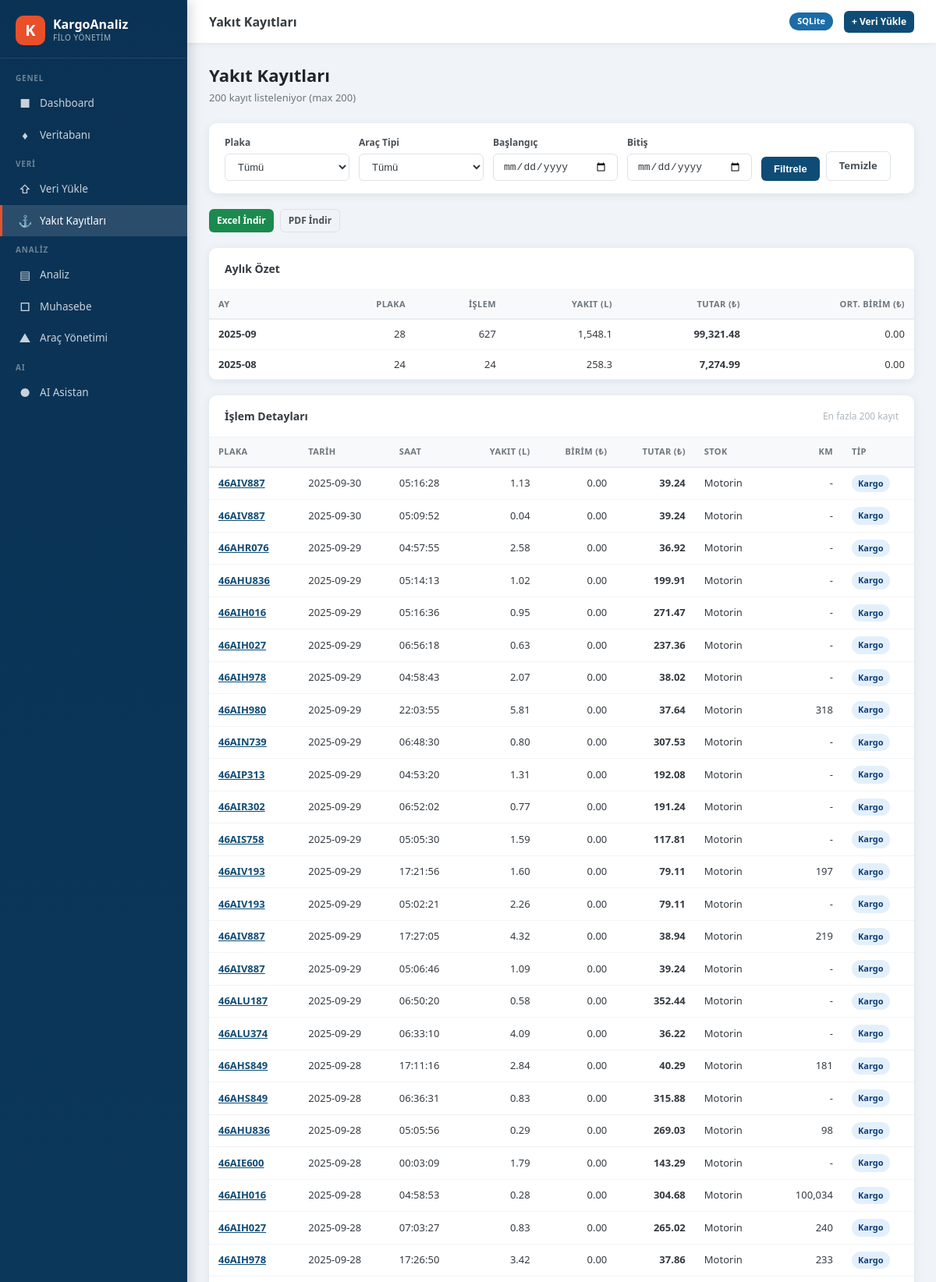
Page /yakit (upper part) on the committed database.
### tables this page shows
CREATE TABLE yakit (
            id INTEGER PRIMARY KEY AUTOINCREMENT,
            plaka TEXT NOT NULL,
            islem_tarihi TEXT,
            saat TEXT,
            yakit_miktari REAL,
            birim_fiyat REAL,
            satir_tutari REAL,
            stok_adi TEXT,
            km_bilgisi REAL,
            created_at TEXT DEFAULT (datetime('now'))
        );

CREATE TABLE araclar (
            id INTEGER PRIMARY KEY AUTOINCREMENT,
            plaka TEXT UNIQUE NOT NULL,
            sahip TEXT DEFAULT 'Bizim',
            arac_tipi TEXT DEFAULT 'Kargo',
            aktif INTEGER DEFAULT 1,
            notlar TEXT,
            created_at TEXT DEFAULT (datetime('now'))
        );

### app.py (the view)
@app.route('/yakit')
def yakit():
    plaka = request.args.get('plaka')
    baslangic = request.args.get('baslangic')
    bitis = request.args.get('bitis')
    arac_tipi = request.args.get('arac_tipi')
    veriler = get_yakit_data(plaka, baslangic, bitis, arac_tipi)
    plakalar = get_plaka_listesi()
    aylik = get_yakit_aylik_ozet(arac_tipi)
    return render_template('yakit.html',
                           veriler=veriler[:200],
                           plakalar=plakalar,
                           aylik=aylik,
                           filters={'plaka': plaka, 'baslangic': baslangic, 'bitis': bitis, 'arac_tipi': arac_tipi})

### database.py (called while the page is built)
def get_connection():
    conn = sqlite3.connect(DB_PATH, timeout=30, check_same_thread=False)
    conn.row_factory = sqlite3.Row
    conn.execute("PRAGMA journal_mode=WAL")
    conn.execute("PRAGMA synchronous=NORMAL")
    conn.execute("PRAGMA busy_timeout=30000")
    return conn

def get_yakit_data(plaka=None, baslangic=None, bitis=None, arac_tipi=None):
    conn = get_connection()
    cursor = conn.cursor()
    query = '''
        SELECT y.*, a.arac_tipi, a.sahip
        FROM yakit y
        LEFT JOIN araclar a ON y.plaka = a.plaka
        WHERE y.yakit_miktari > 0
    '''
    params = []
    if plaka:
        query += " AND y.plaka = ?"
        params.append(plaka)
    if baslangic:
        query += " AND y.islem_tarihi >= ?"
        params.append(baslangic)
    if bitis:
        query += " AND y.islem_tarihi <= ?"
        params.append(bitis)
    if arac_tipi:
        query += " AND a.arac_tipi = ?"
        params.append(arac_tipi)
    query += " ORDER BY y.islem_tarihi DESC"
    cursor.execute(query, params)
    rows = cursor.fetchall()
    conn.close()
    return [dict(r) for r in rows]

def get_yakit_aylik_ozet(arac_tipi=None):
    conn = get_connection()
    cursor = conn.cursor()
    query = '''
        SELECT
            strftime('%Y-%m', y.islem_tarihi) as ay,
            COUNT(*) as islem_sayisi,
            SUM(y.yakit_miktari) as toplam_yakit,
            SUM(y.satir_tutari) as toplam_tutar,
            COUNT(DISTINCT y.plaka) as plaka_sayisi,
            AVG(y.birim_fiyat) as ort_birim_fiyat
        FROM yakit y
        LEFT JOIN araclar a ON y.plaka = a.plaka
        WHERE y.yakit_miktari > 0
    '''
    params = []
    if arac_tipi:
        query += " AND a.arac_tipi = ?"
        params.append(arac_tipi)
    query += " GROUP BY strftime('%Y-%m', y.islem_tarihi) ORDER BY ay DESC"
    cursor.execute(query, params)
    rows = cursor.fetchall()
    conn.close()
    return [dict(r) for r in rows]

def get_plaka_listesi():
    conn = get_connection()
    cursor = conn.cursor()
    cursor.execute('''
        SELECT DISTINCT y.plaka, a.arac_tipi, a.sahip, a.aktif
        FROM yakit y
        LEFT JOIN araclar a ON y.plaka = a.plaka
        ORDER BY y.plaka
    ''')
    rows = cursor.fetchall()
    conn.close()
    return [dict(r) for r in rows]

### templates/yakit.html (shortened to what this page needs)
{% extends "base.html" %}
{% block topbar_title %}Yakıt Kayıtları{% endblock %}
{% block content %}
<div class="page-header">
    <h1>Yakıt Kayıtları</h1>
    <p>{{ veriler|length }} kayıt listeleniyor (max 200)</p>
</div>
<form method="GET" class="filter-bar">
    <div class="form-group">
        <label class="form-label">Plaka</label>
        <select name="plaka" class="form-control">
            <option value="">Tümü</option>
        </select>
    </div>
    <div class="form-group">
        <label class="form-label">Araç Tipi</label>
        <select name="arac_tipi" class="form-control">
            <option value="">Tümü</option>
        </select>
    </div>
    <div class="form-group">
        <label class="form-label">Başlangıç</label>
        <input type="date" name="baslangic" class="form-control" value="{{ filters.baslangic or '' }}">
    </div>
    <div class="form-group">
        <label class="form-label">Bitiş</label>
        <input type="date" name="bitis" class="form-control" value="{{ filters.bitis or '' }}">
    </div>
    <div class="form-group" style="display:flex;align-items:flex-end;gap:8px;">
        <button type="submit" class="btn btn-primary">Filtrele</button>
        <a href="/yakit" class="btn btn-outline">Temizle</a>
    </div>
</form>
<div class="export-bar">
    <a href="/export/excel?tip=yakit" class="btn btn-success btn-sm">
        Excel İndir
    </a>
    <a href="/export/pdf?tip=yakit" class="btn btn-outline btn-sm">
        PDF İndir
    </a>
</div>
{% if aylik %}
<div class="card" style="margin-bottom:20px;">
    <div class="card-header"><div class="card-title">Aylık Özet</div></div>
    <div class="card-body" style="padding:0;">
        <div class="table-wrap">
            <table>
                <thead>
                    <tr>
                        <th>Ay</th>
                        <th class="text-right">Plaka</th>
                        <th class="text-right">İşlem</th>
                        <th class="text-right">Yakıt (L)</th>
                        <th class="text-right">Tutar (₺)</th>
                        <th class="text-right">Ort. Birim (₺)</th>
                    </tr>
                </thead>
                <tbody>
                {% for a in aylik %}
                <tr>
                    <td><strong>{{ a.ay }}</strong></td>
                    <td class="text-right">{{ a.plaka_sayisi }}</td>
                    <td class="text-right">{{ a.islem_sayisi }}</td>
                    <td class="text-right">{{ "{:,.1f}".format(a.toplam_yakit or 0) }}</td>
                    <td class="text-right"><strong>{{ "{:,.2f}".format(a.toplam_tutar or 0) }}</strong></td>
                    <td class="text-right">{{ "{:.2f}".format(a.ort_birim_fiyat or 0) }}</td>
                </tr>
                {% endfor %}
                </tbody>
            </table>
        </div>
    </div>
</div>
{% endif %}
<div class="card">
    <div class="card-header">
        <div class="card-title">İşlem Detayları</div>
        <div style="font-size:12px;color:var(--neutral-500);">En fazla 200 kayıt</div>
    </div>
    <div class="card-body" style="padding:0;">
        {% if veriler %}
        <div class="table-wrap">
            <table>
                <thead>
                    <tr>
                        <th>Plaka</th>
                        <th>Tarih</th>
                        <th>Saat</th>
                        <th class="text-right">Yakıt (L)</th>
                        <th class="text-right">Birim (₺)</th>
                        <th class="text-right">Tutar (₺)</th>
                        <th>Stok</th>
                        <th class="text-right">KM</th>
                        <th>Tip</th>
                    </tr>
                </thead>
                <tbody>
                {% for v in veriler %}
                <tr>
                    <td><a href="/araclar/{{ v.plaka }}" style="color:var(--primary);font-weight:600;">{{ v.plaka }}</a></td>
                    <td>{{ v.islem_tarihi or '-' }}</td>
                    <td>{{ v.saat or '-' }}</td>
                    <td class="text-right">{{ "{:,.2f}".format(v.yakit_miktari or 0) }}</td>
                    <td class="text-right">{{ "{:,.2f}".format(v.birim_fiyat or 0) }}</td>
                    <td class="text-right"><strong>{{ "{:,.2f}".format(v.satir_tutari or 0) }}</strong></td>
                    <td>{{ v.stok_adi or '-' }}</td>
                    <td class="text-right">{{ "{:,.0f}".format(v.km_bilgisi or 0) if v.km_bilgisi else '-' }}</td>
                    <td>
                        {% if v.arac_tipi %}
                        <span class="badge badge-info">{{ v.arac_tipi }}</span>
                        {% else %}
                        <span class="badge badge-neutral">-</span>
                        {% endif %}
                    </td>
                </tr>
                {% endfor %}
                </tbody>
            </table>
        </div>
        {% endif %}
    </div>
</div>
{% endblock %}

### templates/base.html (style rules this page uses)
*, *::before, *::after { box-sizing: border-box; margin: 0; padding: 0; }
:root { --primary: #0f4c75; --primary-light: #1b6ca8; --primary-dark: #0a3254; --accent: #e8502a; --accent-light: #f07050; --success: #1b8a4f; --success-light: #d4f0e0; --warning: #c27a10; --warning-light: #fef3db; --error: #c0392b; --error-light: #fde8e6; --info: #1565c0; --info-light: #e3f0fb; --neutral-50: #f8f9fa; --neutral-100: #f1f3f5; --neutral-200: #e9ecef; --neutral-300: #dee2e6; --neutral-400: #ced4da; --neutral-500: #adb5bd; --neutral-600: #6c757d; --neutral-700: #495057; --neutral-800: #343a40; --neutral-900: #212529; --bg: #f0f4f8; --sidebar-w: 240px; --radius: 10px; --shadow: 0 2px 12px rgba(15,76,117,0.10); --shadow-lg: 0 8px 32px rgba(15,76,117,0.14); --transition: 0.2s ease; }
body { font-family: 'Segoe UI', system-ui, -apple-system, sans-serif; background: var(--bg); color: var(--neutral-800); display: flex; min-height: 100vh; font-size: 14px; line-height: 1.5; }
.card { background: white; border-radius: var(--radius); box-shadow: var(--shadow); overflow: hidden; }
.card-header { padding: 16px 20px; border-bottom: 1px solid var(--neutral-100); display: flex; align-items: center; justify-content: space-between; }
.card-title { font-size: 14px; font-weight: 600; color: var(--neutral-800); }
.card-body { padding: 20px; }
.table-wrap { overflow-x: auto; }
table { width: 100%; border-collapse: collapse; font-size: 13px; }
thead th { background: var(--neutral-50); padding: 10px 12px; text-align: left; font-size: 11px; font-weight: 700; text-transform: uppercase; letter-spacing: 0.4px; color: var(--neutral-600); border-bottom: 2px solid var(--neutral-200); white-space: nowrap; }
tbody tr { border-bottom: 1px solid var(--neutral-100); transition: background var(--transition); }
tbody td { padding: 9px 12px; color: var(--neutral-800); }
.text-right { text-align: right; }
.badge { display: inline-block; padding: 3px 8px; border-radius: 20px; font-size: 11px; font-weight: 600; }
.badge-info { background: var(--info-light); color: #0d3d7a; }
.form-group { margin-bottom: 14px; }
.form-label { display: block; font-size: 12px; font-weight: 600; color: var(--neutral-700); margin-bottom: 5px; }
.form-control { width: 100%; padding: 8px 12px; border: 1px solid var(--neutral-300); border-radius: 6px; font-size: 13px; color: var(--neutral-800); background: white; transition: border-color var(--transition), box-shadow var(--transition); }
select.form-control { cursor: pointer; }
.btn { display: inline-flex; align-items: center; gap: 6px; padding: 8px 16px; border-radius: 6px; font-size: 13px; font-weight: 600; cursor: pointer; border: none; text-decoration: none; transition: all var(--transition); white-space: nowrap; }
.btn-primary { background: var(--primary); color: white; }
.btn-success { background: var(--success); color: white; }
.btn-outline { background: transparent; border: 1px solid var(--neutral-300); color: var(--neutral-700); }
.btn-sm { padding: 5px 10px; font-size: 12px; }
.filter-bar { background: white; border-radius: var(--radius); padding: 16px 20px; margin-bottom: 20px; box-shadow: var(--shadow); display: flex; flex-wrap: wrap; gap: 12px; align-items: flex-end; }
.filter-bar .form-group { margin-bottom: 0; min-width: 160px; }
.page-header { margin-bottom: 22px; }
.page-header h1 { font-size: 22px; font-weight: 700; color: var(--neutral-900); }
.page-header p { font-size: 13px; color: var(--neutral-600); margin-top: 3px; }

### templates/yakit.html (style rules this page uses)
.export-bar { display: flex; gap: 8px; flex-wrap: wrap; margin-bottom: 20px; }

### rows in the picture
yakit: plaka "46AIV887", islem_tarihi "2025-09-30", saat "05:16:28", yakit_miktari "1.13", birim_fiyat "0.00", satir_tutari "39.24", stok_adi "Motorin", km_bilgisi "-", arac_tipi "Kargo"
yakit: plaka "46AIV887", islem_tarihi "2025-09-30", saat "05:09:52", yakit_miktari "0.04", birim_fiyat "0.00", satir_tutari "39.24", stok_adi "Motorin", km_bilgisi "-", arac_tipi "Kargo"
yakit: plaka "46AHR076", islem_tarihi "2025-09-29", saat "04:57:55", yakit_miktari "2.58", birim_fiyat "0.00", satir_tutari "36.92", stok_adi "Motorin", km_bilgisi "-", arac_tipi "Kargo"
yakit: plaka "46AHU836", islem_tarihi "2025-09-29", saat "05:14:13", yakit_miktari "1.02", birim_fiyat "0.00", satir_tutari "199.91", stok_adi "Motorin", km_bilgisi "-", arac_tipi "Kargo"
yakit: plaka "46AIH016", islem_tarihi "2025-09-29", saat "05:16:36", yakit_miktari "0.95", birim_fiyat "0.00", satir_tutari "271.47", stok_adi "Motorin", km_bilgisi "-", arac_tipi "Kargo"
yakit: plaka "46AIH027", islem_tarihi "2025-09-29", saat "06:56:18", yakit_miktari "0.63", birim_fiyat "0.00", satir_tutari "237.36", stok_adi "Motorin", km_bilgisi "-", arac_tipi "Kargo"
yakit: plaka "46AIH978", islem_tarihi "2025-09-29", saat "04:58:43", yakit_miktari "2.07", birim_fiyat "0.00", satir_tutari "38.02", stok_adi "Motorin", km_bilgisi "-", arac_tipi "Kargo"
yakit: plaka "46AIH980", islem_tarihi "2025-09-29", saat "22:03:55", yakit_miktari "5.81", birim_fiyat "0.00", satir_tutari "37.64", stok_adi "Motorin", km_bilgisi "318", arac_tipi "Kargo"
yakit: plaka "46AIN739", islem_tarihi "2025-09-29", saat "06:48:30", yakit_miktari "0.80", birim_fiyat "0.00", satir_tutari "307.53", stok_adi "Motorin", km_bilgisi "-", arac_tipi "Kargo"
yakit: plaka "46AIP313", islem_tarihi "2025-09-29", saat "04:53:20", yakit_miktari "1.31", birim_fiyat "0.00", satir_tutari "192.08", stok_adi "Motorin", km_bilgisi "-", arac_tipi "Kargo"
yakit: plaka "46AIR302", islem_tarihi "2025-09-29", saat "06:52:02", yakit_miktari "0.77", birim_fiyat "0.00", satir_tutari "191.24", stok_adi "Motorin", km_bilgisi "-", arac_tipi "Kargo"
yakit: plaka "46AIS758", islem_tarihi "2025-09-29", saat "05:05:30", yakit_miktari "1.59", birim_fiyat "0.00", satir_tutari "117.81", stok_adi "Motorin", km_bilgisi "-", arac_tipi "Kargo"
yakit: plaka "46AIV193", islem_tarihi "2025-09-29", saat "17:21:56", yakit_miktari "1.60", birim_fiyat "0.00", satir_tutari "79.11", stok_adi "Motorin", km_bilgisi "197", arac_tipi "Kargo"
yakit: plaka "46AIV193", islem_tarihi "2025-09-29", saat "05:02:21", yakit_miktari "2.26", birim_fiyat "0.00", satir_tutari "79.11", stok_adi "Motorin", km_bilgisi "-", arac_tipi "Kargo"
yakit: plaka "46AIV887", islem_tarihi "2025-09-29", saat "17:27:05", yakit_miktari "4.32", birim_fiyat "0.00", satir_tutari "38.94", stok_adi "Motorin", km_bilgisi "219", arac_tipi "Kargo"
yakit: plaka "46AIV887", islem_tarihi "2025-09-29", saat "05:06:46", yakit_miktari "1.09", birim_fiyat "0.00", satir_tutari "39.24", stok_adi "Motorin", km_bilgisi "-", arac_tipi "Kargo"
yakit: plaka "46ALU187", islem_tarihi "2025-09-29", saat "06:50:20", yakit_miktari "0.58", birim_fiyat "0.00", satir_tutari "352.44", stok_adi "Motorin", km_bilgisi "-", arac_tipi "Kargo"
yakit: plaka "46ALU374", islem_tarihi "2025-09-29", saat "06:33:10", yakit_miktari "4.09", birim_fiyat "0.00", satir_tutari "36.22", stok_adi "Motorin", km_bilgisi "-", arac_tipi "Kargo"
yakit: plaka "46AHS849", islem_tarihi "2025-09-28", saat "17:11:16", yakit_miktari "2.84", birim_fiyat "0.00", satir_tutari "40.29", stok_adi "Motorin", km_bilgisi "181", arac_tipi "Kargo"
yakit: plaka "46AHS849", islem_tarihi "2025-09-28", saat "06:36:31", yakit_miktari "0.83", birim_fiyat "0.00", satir_tutari "315.88", stok_adi "Motorin", km_bilgisi "-", arac_tipi "Kargo"
yakit: plaka "46AHU836", islem_tarihi "2025-09-28", saat "05:05:56", yakit_miktari "0.29", birim_fiyat "0.00", satir_tutari "269.03", stok_adi "Motorin", km_bilgisi "98", arac_tipi "Kargo"
yakit: plaka "46AIE600", islem_tarihi "2025-09-28", saat "00:03:09", yakit_miktari "1.79", birim_fiyat "0.00", satir_tutari "143.29", stok_adi "Motorin", km_bilgisi "-", arac_tipi "Kargo"
yakit: plaka "46AIH016", islem_tarihi "2025-09-28", saat "04:58:53", yakit_miktari "0.28", birim_fiyat "0.00", satir_tutari "304.68", stok_adi "Motorin", km_bilgisi "100,034", arac_tipi "Kargo"
yakit: plaka "46AIH027", islem_tarihi "2025-09-28", saat "07:03:27", yakit_miktari "0.83", birim_fiyat "0.00", satir_tutari "265.02", stok_adi "Motorin", km_bilgisi "240", arac_tipi "Kargo"
yakit: plaka "46AIH978", islem_tarihi "2025-09-28", saat "17:26:50", yakit_miktari "3.42", birim_fiyat "0.00", satir_tutari "37.86", stok_adi "Motorin", km_bilgisi "233", arac_tipi "Kargo"

### other values in the picture
{{ veriler|length }} "200"
{{ a.ay }} "2025-09" "2025-08"
{{ a.plaka_sayisi }} "28" "24"
{{ a.islem_sayisi }} "627" "24"
{{ "{:,.1f}".format(a.toplam_yakit or 0) }} "1,548.1" "258.3"
{{ "{:,.2f}".format(a.toplam_tutar or 0) }} "99,321.48" "7,274.99"
{{ "{:.2f}".format(a.ort_birim_fiyat or 0) }} "0.00" "0.00"
